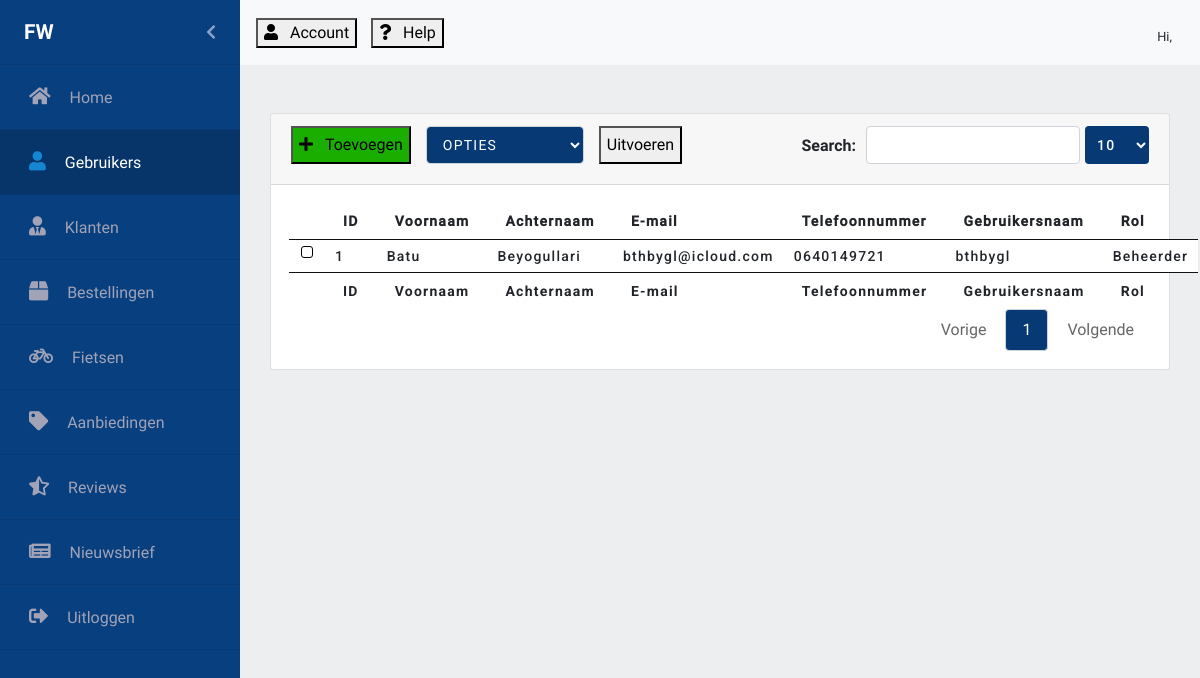
The app's page /Gebruikers.php with its own data.
### tables this page shows
CREATE TABLE `users` (
  `id` int(11) NOT NULL,
  `username` varchar(50) NOT NULL,
  `role` int(11) NOT NULL,
  `first_name` varchar(50) NOT NULL,
  `last_name` varchar(50) NOT NULL,
  `phone` varchar(11) NOT NULL,
  `email` varchar(75) NOT NULL,
  `password` varchar(255) NOT NULL,
  `email_verified` tinyint(4) NOT NULL,
  `last_login` timestamp NOT NULL DEFAULT CURRENT_TIMESTAMP ON UPDATE CURRENT_TIMESTAMP,
  `register_date` timestamp NOT NULL DEFAULT '0000-00-00 00:00:00',
  `remember_me` varchar(255) NOT NULL
);

### Gebruikers.php (the view, shortened to what this page needs)
<?php
require_once("Controllers/dbconnect.php");
$records = $con->query("SELECT * FROM users");
?>
<html lang="en">
<head>
    <link rel="stylesheet" href="https://stackpath.bootstrapcdn.com/bootstrap/4.3.1/css/bootstrap.min.css"
>
    <link rel="stylesheet" href="https://use.fontawesome.com/releases/v5.8.2/css/all.css"
          type='text/css' media='all'>
    <link href="https://unpkg.com/material-components-web@latest/dist/material-components-web.min.css" rel="stylesheet">
    <link rel="stylesheet" href="scss/backend.css">
    <link rel="stylesheet" href="css/select.dataTables.min.css">
    <link rel="stylesheet" type="text/css" href="css/datatables.min.css"/>
    <link rel="stylesheet" type="text/css" href="css/animate.css">
</head>
<body>
<div id="wrapper" class="toggled">
    <div id="sidebar-wrapper" class="sidebarAnimation">
        <ul class="sidebarUl">
            <div class="sidebarProfilePicture pl-4 pr-4" id="sidebarProfilePicture">
                <span class="logo sidebarUsername">FW</span>
                <a href="#menu-toggle" id="menu-toggle" class="aSidebarChevron float-right">
                    <i class="fas fa-chevron-left" id="chevron"></i>
                </a>
            </div>
            <li class="sidebarLi">
                <a class="accordion-toggle collapsed toggle-switch" href="Dashboard.php">
                    <div class="sidebarData">
                        <span class="sidebar-icon"><i class="fas fa-home iconwidth"></i></span>
                        <span class="pr-15"></span>
                        <span class="sidebar-title">Home</span>
                    </div>
                </a>
            </li>
            <li class="sidebarLi active">
                <a class="accordion-toggle collapsed toggle-switch" href="#">
                    <div class="sidebarData">
                        <span class="sidebar-icon"><i class="fas fa-user iconwidth"></i></span>
                        <span class="pr-15"></span>
                        <span class="sidebar-title">Gebruikers</span>
                    </div>
                </a>
            </li>
            <li class="sidebarLi">
                <a class="accordion-toggle collapsed toggle-switch" href="Klanten.php">
                    <div class="sidebarData">
                        <span class="sidebar-icon"><i class="fas fa-user-tie iconwidth"></i></span>
                        <span class="pr-15"></span>
                        <span class="sidebar-title">Klanten</span>
                    </div>
                </a>
            </li>
            <li class="sidebarLi" id="bestellingen" data-toggle="collapse" href="#submenu-2">
                <a class="accordion-toggle collapsed toggle-switch" data-toggle="collapse" href="#submenu-2">
                    <div class="sidebarData">
                        <span class="sidebar-icon"><i class="fa fa-box iconwidth"></i></span>
                        <span class="pr-15"></span>
                        <span class="sidebar-title">Bestellingen</span>
                    </div>
                </a>
            </li>
            <li class="sidebarLi">
                <a class="accordion-toggle collapsed toggle-switch" href="fietsen.php">
                    <div class="sidebarData">
                        <span class="sidebar-icon"><i class="fa fa-bicycle iconwidth"></i></span>
                        <span class="pr-15"></span>
                        <span class="sidebar-title">Fietsen</span>
                    </div>
                </a>
            </li>
            <li class="sidebarLi">
                <a class="accordion-toggle collapsed toggle-switch" href="aanbiedingen.php">
                    <div class="sidebarData">
                        <span class="sidebar-icon"><i class="fas fa-tag iconwidth"></i></span>
                        <span class="pr-15"></span>
                        <span class="sidebar-title">Aanbiedingen</span>
                    </div>
                </a>
            </li>
            <li class="sidebarLi">
                <a class="accordion-toggle collapsed toggle-switch" href="reviews.php">
                    <div class="sidebarData">
                        <span class="sidebar-icon"><i class="fas fa-star-half-alt iconwidth"></i></span>
                        <span class="pr-15"></span>
                        <span class="sidebar-title">Reviews</span>
                    </div>
                </a>
            </li>
            <li class="sidebarLi">
                <a class="accordion-toggle collapsed toggle-switch" href="nieuwsbrief.php">
                    <div class="sidebarData">
                        <span class="sidebar-icon"><i class="fas fa-newspaper iconwidth"></i></span>
                        <span class="pr-15"></span>
                        <span class="sidebar-title">Nieuwsbrief</span>
                    </div>
                </a>
            </li>
            <li class="sidebarLi">
                <a class="accordion-toggle collapsed toggle-switch" href="#">
                    <div class="sidebarData">
                        <span class="sidebar-icon"><i class="fas fa-sign-out-alt iconwidth"></i></span>
                        <span class="pr-15"></span>
                        <span class="sidebar-title">Uitloggen</span>
                    </div>
                </a>
            </li>
        </ul>
    </div>
    <nav class="navbar navbar-light bg-light mr-auto nav" id="nav">
        <div class="justify-content-end">
            <button class="foo-button mdc-button mdc-button--raised mdc-ripple-upgraded">
                <i class="fas fa-user"></i>
                <span class="pr-2"></span>
                <span class="mdc-button__label">Account</span>
            </button>
            <button class="foo-button mdc-button mdc-button--raised mdc-ripple-upgraded">
                <i class="fas fa-question"></i>
                <span class="pr-2"></span>
                <span class="mdc-button__label">Help</span>
            </button>
        </div>
        <div class="mdc-chip-set pl-2 pr-2">
            <div class="hiUser pr-1 pt-2">
                <span class="hiNav">Hi, </span>
            </div>
        </div>
    </nav>
    <div class="row gebruikers">
        <div class="card text-black mb-5 mt-5">
            <div class="card-header" id="card-header">
                <button class="foo-button mdc-button mdc-button--raised mdc-ripple-upgraded toevoegen" id="toevoegen">
                    <i class="fas fa-plus"></i>
                    <span class="pr-2"></span>
                    <span class="mdc-button__label">Toevoegen</span>
                </button>
                <div class="selectDatatable mdc-button__label">
                    <select class="form-control ">
                        <option value="" disabled selected id="opties">Opties</option>
                    </select>
                </div>
                <button class="foo-button mdc-button mdc-button--raised mdc-ripple-upgraded uitvoeren" id="uitvoeren">
                    <span class="mdc-button__label">Uitvoeren</span>
                </button>
            </div>
            <div id="datatable-card" class="card-body-table">
                <table id="gebruikers" class="table-card" style="width:100%">
                    <thead>
                    <tr>
                        <th></th>
                        <th>ID</th>
                        <th>Voornaam</th>
                        <th>Achternaam</th>
                        <th>E-mail</th>
                        <th>Telefoonnummer</th>
                        <th>Gebruikersnaam</th>
                        <th>Rol</th>
                    </tr>
                    </thead>
                    <tbody>
                    <?php
                    while ($row = mysqli_fetch_assoc($records)) {
                        $users[] = $row;
                        foreach ($users as $user):
                            ?>
                            <tr>
                                <td></td>
                                <td><?php echo $user['id'] ?></td>
                                <td><?php echo $user['first_name'] ?></td>
                                <td><?php echo $user['last_name'] ?></td>
                                <td><?php echo $user['email'] ?></td>
                                <td><?php echo $user['phone'] ?></td>
                                <td><?php echo $user['username'] ?></td>
                                <td><?php if ($user['role'] == 0) {
                                        echo "Klant";
                                    } elseif ($user['role'] == 1) {
                                        echo "Beheerder";
                                    } ?>
                                </td>
                            </tr>
                        <?php endforeach;
                    }
                    ?>
                    </tbody>
                    <tfoot>
                    <tr>
                        <th></th>
                        <th>ID</th>
                        <th>Voornaam</th>
                        <th>Achternaam</th>
                        <th>E-mail</th>
                        <th>Telefoonnummer</th>
                        <th>Gebruikersnaam</th>
                        <th>Rol</th>
                    </tr>
                    </tfoot>
                </table>
            </div>
        </div>
</body>
</html>

### scss/backend.css (style rules this page uses)
#sidebar-wrapper { background: #073f7f !important; float: left; overflow: hidden; height: 100vh; width: 240px; }
a { text-decoration: none !important; }
.sidebarUl { padding: 0px; overflow: hidden; height: 100% !important; display: inline; }
.sidebarLi { height: 65px; line-height: 65px; font-size: 1rem; border-bottom: 1px solid #073A74; }
.active { background: #073A74; }
.active .sidebarData { color: #fff; }
.active .sidebar-icon { color: #1587d2; }
.iconwidth { font-size: 1.2rem !important; }
.iconwidth::before { width: 24px !important; }
.sidebarData { color: #a2a3b7; position: relative; left: 29px; }
.active { background: #07356A !important; color: #fff; }
.sidebarUsername { font-family: Roboto-Bold; margin: 0; }
.aSidebarChevron { color: #c3c5e2b8; }
i#chevron { line-height: 65px; }
.sidebarProfilePicture { height: 65px; line-height: 65px; font-size: 1rem; border-bottom: 1px solid #073A74; color: #fff; }
#wrapper { padding-left: 0; -webkit-transition: all 0.5s ease; -moz-transition: all 0.5s ease; -o-transition: all 0.5s ease; transition: all 0.5s ease; }
.sidebarAnimation { -webkit-transition: all 0.4s ease; -moz-transition: all 0.4s ease; -o-transition: all 0.4s ease; transition: all 0.4s ease; }
.pr-15 { padding-right: 15px !important; }
.logo { font-family: Roboto-Bold; text-transform: uppercase; font-size: 1.3rem; }
.nav { height: 65px; }
.hiNav { font-size: 0.8rem; }
.card-body-table { padding: 18px; }
.card.text-black.mb-5.mt-5 { margin-right: 30px; margin-left: 30px; width: 100%; }
thead { font-family: Roboto-Medium; }
.selectDatatable { float: left; margin-right: 20px; }
.toevoegen { float: left !important; background: #1AAF00 !important; height: 38px; }
.foo-button { margin-right: 10px !important; }
table.dataTable tbody td.select-checkbox:before, table.dataTable tbody th.select-checkbox:before { content: " "; margin-top: -6px; margin-left: -6px; border: 1px solid black; border-radius: 3px; margin: 0; position: absolute !important; top: 55% !important; -ms-transform: translateY(-50%) !important; transform: translateY(-50%) !important; }
select { height: 38px !important; margin-left: 5px; transition: border-color 0.15s ease-in-out, box-shadow 0.15s ease-in-out; background-color: #073A74 !important; color: #fff !important; font-family: Roboto, sans-serif; -moz-osx-font-smoothing: grayscale; -webkit-font-smoothing: antialiased; font-size: 0.875rem !important; line-height: inherit; font-weight: 500; letter-spacing: 0.0892857143em; text-decoration: none; text-transform: uppercase; padding: 0 8px 0 8px; display: inline-flex; position: relative; align-items: center; justify-content: center; box-sizing: border-box; min-width: 64px; border: none; outline: none; -webkit-user-select: none; -moz-user-select: none; -ms-user-select: none; user-select: none; overflow: hidden; vertical-align: middle; border-radius: 4px; }
.uitvoeren { height: 38px; }
.table-card { letter-spacing: 0.0892857143em !important; font-weight: 500 !important; font-size: 0.875rem !important; font-family: Roboto, sans-serif !important; border: none !important; outline: none !important; }
html, body { height: 100%; margin: 0; padding: 0; background-color: #eceef0; }
body { font-family: Roboto-Regular; overflow-x: hidden; }
:root { --mdc-theme-primary: #073f7f; --mdc-theme-secondary: #018786; --mdc-theme-background: #fff; --mdc-theme-surface: #fff; --mdc-theme-error: #b00020; --mdc-theme-on-primary: #fff; --mdc-theme-on-secondary: #fff; --mdc-theme-on-surface: #000; --mdc-theme-on-error: #fff; --mdc-theme-text-primary-on-background: rgba(0, 0, 0, 0.87); --mdc-theme-text-secondary-on-background: rgba(0, 0, 0, 0.54); --mdc-theme-text-hint-on-background: rgba(0, 0, 0, 0.38); --mdc-theme-text-disabled-on-background: rgba(0, 0, 0, 0.38); --mdc-theme-text-icon-on-background: rgba(0, 0, 0, 0.38); --mdc-theme-text-primary-on-light: rgba(0, 0, 0, 0.87); --mdc-theme-text-secondary-on-light: rgba(0, 0, 0, 0.54); --mdc-theme-text-hint-on-light: rgba(0, 0, 0, 0.38); --mdc-theme-text-disabled-on-light: rgba(0, 0, 0, 0.38); --mdc-theme-text-icon-on-light: rgba(0, 0, 0, 0.38); --mdc-theme-text-primary-on-dark: white; --mdc-theme-text-secondary-on-dark: rgba(255, 255, 255, 0.7); --mdc-theme-text-hint-on-dark: rgba(255, 255, 255, 0.5); --mdc-theme-text-disabled-on-dark: rgba(255, 255, 255, 0.5); --mdc-theme-text-icon-on-dark: rgba(255, 255, 255, 0.5); }

### records on screen
users: id "1", first_name "Batu", last_name "Beyogullari", email "bthbygl@icloud.com", phone "0640149721", username "bthbygl", role "Beheerder"
